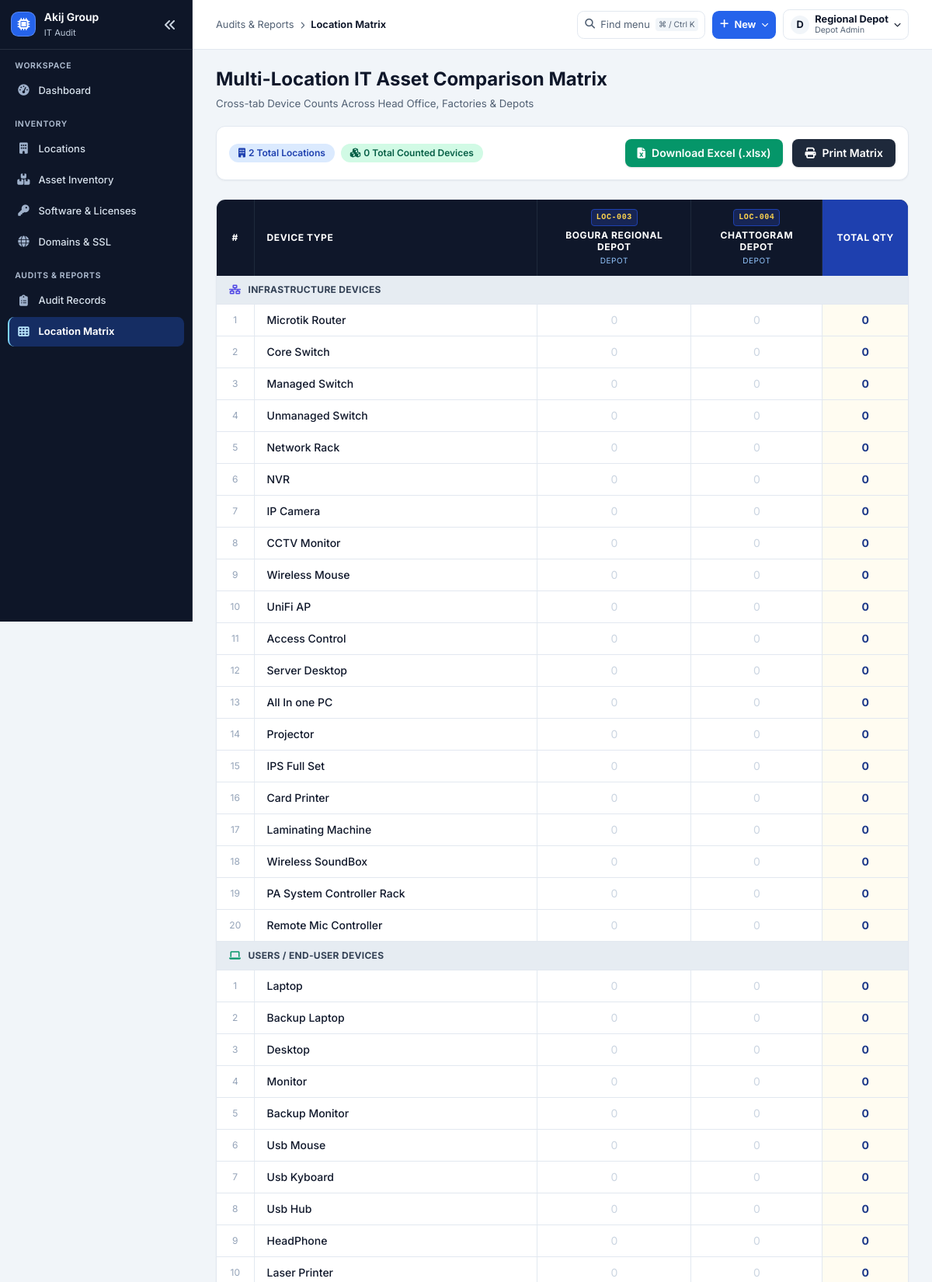
The app's page /matrix/ (signed in, upper part) with its own data.
### apps/locations/models.py (models this page shows, shortened)
class Location(TimeStampedModel):
    LOCATION_TYPES = (
        ('HEAD_OFFICE', 'Head Office'),
        ('FACTORY', 'Factory'),
        ('WAREHOUSE', 'Warehouse'),
        ('DEPOT', 'Depot'),
        ('BRANCH', 'Branch'),
    )
    DIVISION_CHOICES = (
        ('Dhaka', 'Dhaka'),
        ('Chattogram', 'Chattogram'),
        ('Sylhet', 'Sylhet'),
        ('Rajshahi', 'Rajshahi'),
        ('Khulna', 'Khulna'),
        ('Barishal', 'Barishal'),
        ('Rangpur', 'Rangpur'),
        ('Mymensingh', 'Mymensingh'),
    )
    company = models.ForeignKey(Company, on_delete=models.CASCADE, related_name='locations')
    location_id = models.CharField(max_length=30, unique=True, null=True, blank=True, verbose_name="Location ID", db_index=True)
    name = models.CharField(max_length=150, verbose_name="Location Name")
    code = models.CharField(max_length=50, unique=True, verbose_name="Location Code")
    location_type = models.CharField(max_length=20, choices=LOCATION_TYPES, default='FACTORY', verbose_name="Location Type")
    address = models.TextField(blank=True, null=True, verbose_name="Address")
    city = models.CharField(max_length=100, blank=True, null=True, verbose_name="City")
    division = models.CharField(max_length=50, choices=DIVISION_CHOICES, blank=True, null=True, verbose_name="Division")
    parent_location = models.ForeignKey('self', on_delete=models.SET_NULL, null=True, blank=True, related_name='sub_locations', verbose_name="Parent Location")
    contact_person = models.CharField(max_length=120, blank=True, null=True, verbose_name="Contact Person")
    contact_number = models.CharField(max_length=50, blank=True, null=True, verbose_name="Contact Number")
    description = models.TextField(blank=True, null=True, verbose_name="Description")
    class Meta:
        ordering = ['location_type', 'name']
    @property
    def in_charge_name(self):
        return self.contact_person or ""
    @property
    def in_charge_phone(self):
        return self.contact_number or ""

### apps/devices/models.py (models this page shows, shortened)
class DeviceCategory(TimeStampedModel):
    CATEGORY_KEYS = (
        ('INFRASTRUCTURE', 'Infrastructure'),
        ('USERS', 'Users / End-User Devices'),
        ('LOGICAL', 'Software & Logical Assets'),
    )
    code = models.CharField(max_length=40, choices=CATEGORY_KEYS, unique=True)
    name = models.CharField(max_length=100)
    order = models.PositiveIntegerField(default=1)
    class Meta:
        verbose_name_plural = "Device Categories"
        ordering = ['order', 'name']

class DeviceType(TimeStampedModel):
    category = models.ForeignKey(DeviceCategory, on_delete=models.CASCADE, related_name='devices')
    name = models.CharField(max_length=120)
    tag_category_code = models.CharField(max_length=4, choices=TAG_CATEGORY_CHOICES, blank=True)
    order = models.PositiveIntegerField(default=1)
    is_count_only = models.BooleanField(default=False, help_text="False for individual asset tracking")
    remarks = models.CharField(max_length=255, blank=True, null=True)
    class Meta:
        ordering = ['category__order', 'order', 'name']
        unique_together = ('category', 'name')

### apps/reports/views.py (the view, shortened to what this page needs)
# urls.py: path('matrix/', matrix_view, name='matrix'),
@roles_required(*DASHBOARD_ROUTES)
def matrix_view(request):
    locations = visible_locations(request.user).order_by('location_type', 'name')
    categories = DeviceCategory.objects.prefetch_related('devices').all().order_by('order')
    items = AuditItem.objects.filter(audit_session__location__in=locations).select_related('audit_session__location', 'device_type')
    matrix = {}
    loc_totals = {loc.id: 0 for loc in locations}
    grand_total = 0
    category_data = []
    for cat in categories:
        dev_list = []
        for dev in cat.devices.all():
            counts = [matrix.get(dev.id, {}).get(loc.id, 0) for loc in locations]
            row_total = sum(counts)
            dev_list.append({
                'device': dev,
                'counts': counts,
                'total': row_total
            })
        category_data.append({
            'category': cat,
            'devices': dev_list
        })
    context = {
        'locations': locations,
        'category_data': category_data,
        'loc_totals': [loc_totals[loc.id] for loc in locations],
        'grand_total': grand_total,
    }
    return render(request, 'reports/matrix.html', context)

### apps/accounts/access.py (called while the page is built)
def role_for(user):
    if not user.is_authenticated or not user.is_active:
        return None
    if user.is_superuser:
        return Role.SUPER_ADMIN
    profile = getattr(user, 'profile', None)
    if profile and profile.is_active:
        base_role = profile.custom_role.base_role if profile.custom_role_id else profile.role
        if base_role in (Role.HO_ADMIN, *LOCAL_TYPES):
            return base_role
    return Role.PENDING

def roles_required(*roles):
    def decorate(view):
        @login_required
        @wraps(view)
        def checked(request, *args, **kwargs):
            if role_for(request.user) not in roles:
                raise PermissionDenied
            return view(request, *args, **kwargs)
        return checked
    return decorate

def visible_locations(user):
    role = role_for(user)
    if role in CENTRAL_ROLES:
        return Location.objects.all()
    if role in LOCAL_TYPES:
        return user.profile.assigned_locations.filter(location_type=LOCAL_TYPES[role])
    return Location.objects.none()

### apps/accounts/administration.py (called while the page is built)
def navigation(request):
    role = role_for(request.user)
    label = Role(role).label if role else ''
    if role in (Role.HO_ADMIN, *LOCAL_TYPES) and request.user.profile.custom_role_id:
        label = request.user.profile.role_label
    return {
        'portal': request_preferences(request),
        'can_administrate': role in CENTRAL_ROLES,
        'has_operational_access': role in DASHBOARD_ROUTES,
        'administration_role': label,
        **portal_navigation(request, role),
    }

### apps/common/models.py (called while the page is built)
    @classmethod
    def current(cls):
        return cls.objects.filter(pk=1).first() or cls(pk=1)

### apps/common/preferences.py (called while the page is built)
def preferences(config=None):
    config = config if config is not None else SystemSettings.current()
    return {
        **DEFAULTS,
        **config.options,
        'support_email': config.support_email,
        'session_minutes': config.session_minutes,
        'user_page_size': config.user_page_size,
        'activity_page_size': config.activity_page_size,
    }

def request_preferences(request):
    if not hasattr(request, 'system_preferences'):
        request.system_preferences = preferences()
    return request.system_preferences

### templates/reports/matrix.html (shortened to what this page needs)
{% extends 'base.html' %}
{% block header_title %}Multi-Location IT Asset Comparison Matrix{% endblock %}
{% block header_subtitle %}Cross-tab Device Counts Across Head Office, Factories & Depots{% endblock %}
{% block content %}
<div class="space-y-6">
    <div class="bg-white p-4 rounded-xl border border-slate-200 shadow-sm flex items-center justify-between">
        <div class="flex items-center space-x-2">
            <span class="inline-flex items-center px-3 py-1 rounded-full text-xs font-semibold bg-blue-100 text-blue-800">
                <i class="fa-solid fa-building mr-1"></i> {{ locations|length }} Total Locations
            </span>
            <span class="inline-flex items-center px-3 py-1 rounded-full text-xs font-semibold bg-emerald-100 text-emerald-800">
                <i class="fa-solid fa-cubes mr-1"></i> {{ grand_total }} Total Counted Devices
            </span>
        </div>
        <div class="flex items-center space-x-3">
            <a href="{% url 'export_excel_matrix' %}" class="inline-flex items-center space-x-2 bg-emerald-600 hover:bg-emerald-700 text-white text-sm font-semibold px-4 py-2 rounded-lg shadow transition">
                <i class="fa-solid fa-file-excel"></i>
                <span>Download Excel (.xlsx)</span>
            </a>
            <button onclick="window.print()" class="inline-flex items-center space-x-2 bg-slate-800 hover:bg-slate-900 text-white text-sm font-semibold px-4 py-2 rounded-lg shadow transition">
                <i class="fa-solid fa-print"></i>
                <span>Print Matrix</span>
            </button>
        </div>
    </div>
    <div class="bg-white rounded-xl border border-slate-200 shadow-sm overflow-hidden">
        <div class="overflow-x-auto">
            <table class="w-full text-left border-collapse text-sm">
                <thead>
                    <tr class="bg-slate-900 text-white font-semibold text-xs uppercase tracking-wider">
                        <th class="px-4 py-3.5 border-r border-slate-800 w-12 text-center">#</th>
                        <th class="px-4 py-3.5 border-r border-slate-800 min-w-[200px]">Device Type</th>
                        {% for loc in locations %}
                        <th class="px-4 py-3 border-r border-slate-800 text-center min-w-[130px]">
                            <span class="inline-block bg-blue-950 text-[10px] text-amber-300 font-mono font-bold px-1.5 py-0.5 rounded border border-blue-800 mb-1">{{ loc.location_id }}</span>
                            <span class="block text-white font-bold leading-tight">{{ loc.name }}</span>
                            <span class="block text-[10px] text-blue-300 font-normal mt-0.5">{{ loc.get_location_type_display }}</span>
                        </th>
                        {% endfor %}
                        <th class="px-4 py-3.5 bg-blue-800 text-white text-center font-bold min-w-[110px]">
                            Total Qty
                        </th>
                    </tr>
                </thead>
                <tbody class="divide-y divide-slate-200">
                    {% for cat_data in category_data %}
                    <tr class="bg-slate-100 font-bold text-slate-800 text-xs">
                        <td colspan="{{ locations|length|add:3 }}" class="px-4 py-2.5 uppercase tracking-wide bg-slate-200/70 text-slate-700">
                            <i class="fa-solid {% if cat_data.category.code == 'INFRASTRUCTURE' %}fa-network-wired text-indigo-600{% else %}fa-laptop text-emerald-600{% endif %} mr-1.5"></i>
                            {{ cat_data.category.name }}
                        </td>
                    </tr>
                    {% for item in cat_data.devices %}
                    <tr class="hover:bg-blue-50/40 transition">
                        <td class="px-4 py-2.5 text-center text-slate-400 text-xs border-r border-slate-200">{{ forloop.counter }}</td>
                        <td class="px-4 py-2.5 font-medium text-slate-900 border-r border-slate-200">{{ item.device.name }}</td>
                        {% for count in item.counts %}
                        <td class="px-4 py-2.5 text-center border-r border-slate-200 {% if count > 0 %}font-bold text-slate-900 bg-slate-50/50{% else %}text-slate-300{% endif %}">
                            {{ count }}
                        </td>
                        {% endfor %}
                        <td class="px-4 py-2.5 text-center font-bold text-blue-900 bg-amber-50/70 border-l border-slate-200">
                            {{ item.total }}
                        </td>
                    </tr>
                    {% endfor %}
                    {% endfor %}
                </tbody>
            </table>
        </div>
    </div>
</div>
{% endblock %}

### templates/navigation/actions.html (shortened to what this page needs)
<div class="portal-toolbar-actions">
    {% if nav_sections %}
    <button type="button" class="portal-quick-button" data-open-command aria-label="Find in navigation" aria-keyshortcuts="Control+k Meta+k">
        <i class="fa-solid fa-magnifying-glass" aria-hidden="true"></i>
        <span>Find menu</span><kbd>⌘ / Ctrl K</kbd>
    </button>
    <details class="portal-popover">
        <summary class="portal-create-button"><i class="fa-solid fa-plus" aria-hidden="true"></i><span>New</span><i class="fa-solid fa-chevron-down portal-chevron" aria-hidden="true"></i></summary>
    </details>
    {% endif %}
    {% if request.user.is_authenticated %}
    <details class="portal-popover">
        <summary class="portal-account-button" aria-label="Account menu">
            <span class="portal-avatar" aria-hidden="true">{{ request.user.username|slice:':1'|upper }}</span>
            <span class="portal-account-label"><strong>{{ request.user.get_short_name|default:request.user.username }}</strong><small>{{ administration_role|default:'User' }}</small></span>
            <i class="fa-solid fa-chevron-down portal-chevron" aria-hidden="true"></i>
        </summary>
    </details>
    {% endif %}
</div>

### static/css/portal-preferences.css (style rules this page uses)
:root { --portal-primary: #2563eb; --portal-secondary: #0f172a; }

### static/css/portal-shell.css (style rules this page uses)
.portal-shell { --shell-surface: #fff; --shell-text: #0f172a; --shell-muted: #526174; --shell-border: #e2e8f0; --shell-hover: #f1f5f9; --shell-gutter: clamp(1rem, 2.5vw, 2rem); --sidebar-width: 15.5rem; display: flex; align-items: stretch; }
.portal-shell :is(a, button, input, summary):focus-visible { outline: 2px solid #38bdf8; outline-offset: 2px; }
.portal-toolbar-actions { display: flex; align-items: center; gap: .55rem; flex-shrink: 0; }
.portal-quick-button, .portal-create-button, .portal-account-button { display: inline-flex; align-items: center; gap: .45rem; min-height: 2.25rem; padding: .35rem .55rem; border: 1px solid var(--shell-border); border-radius: .54rem; font-size: .8rem; color: var(--shell-text); white-space: nowrap; }
.portal-quick-button { color: var(--shell-muted); }
.portal-quick-button kbd { font-family: inherit; font-size: .64rem; padding: .06rem .25rem; border-radius: .25rem; color: var(--shell-muted); background: var(--shell-hover); }
.portal-create-button, .portal-account-button { cursor: pointer; list-style: none; }
.portal-create-button { background: var(--portal-primary); color: white; border-color: transparent; font-weight: 650; }
.portal-chevron { font-size: .57rem; }
.portal-avatar { width: 1.5rem; height: 1.5rem; display: grid; place-items: center; background: var(--shell-hover); color: var(--shell-text); border-radius: 50%; font-weight: 700; }
.portal-account-label { display: grid; max-width: 8rem; line-height: 1.15; text-align: start; }
.portal-account-label :is(strong, small) { overflow: hidden; text-overflow: ellipsis; }
.portal-account-label small { color: var(--shell-muted); font-size: .65rem; }
.portal-popover { position: relative; }

### templates/base.html (style rules this page uses)
body { font-family: 'Inter', sans-serif; }

### records on screen
Location: location_id "LOC-003", name "BOGURA REGIONAL DEPOT", location_type "DEPOT"
Location: location_id "LOC-004", name "CHATTOGRAM DEPOT", location_type "DEPOT"
DeviceCategory: category.name "INFRASTRUCTURE DEVICES"
DeviceType: device.name "Microtik Router", counts "0" "0", total "0"
DeviceType: device.name "Core Switch", counts "0" "0", total "0"
DeviceType: device.name "Managed Switch", counts "0" "0", total "0"
DeviceType: device.name "Unmanaged Switch", counts "0" "0", total "0"
DeviceType: device.name "Network Rack", counts "0" "0", total "0"
DeviceType: device.name "NVR", counts "0" "0", total "0"
DeviceType: device.name "IP Camera", counts "0" "0", total "0"
DeviceType: device.name "CCTV Monitor", counts "0" "0", total "0"
DeviceType: device.name "Wireless Mouse", counts "0" "0", total "0"
DeviceType: device.name "UniFi AP", counts "0" "0", total "0"
DeviceType: device.name "Access Control", counts "0" "0", total "0"
DeviceType: device.name "Server Desktop", counts "0" "0", total "0"
DeviceType: device.name "All In one PC", counts "0" "0", total "0"
DeviceType: device.name "Projector", counts "0" "0", total "0"
DeviceType: device.name "IPS Full Set", counts "0" "0", total "0"
DeviceType: device.name "Card Printer", counts "0" "0", total "0"
DeviceType: device.name "Laminating Machine", counts "0" "0", total "0"
DeviceType: device.name "Wireless SoundBox", counts "0" "0", total "0"
DeviceType: device.name "PA System Controller Rack", counts "0" "0", total "0"
DeviceType: device.name "Remote Mic Controller", counts "0" "0", total "0"
DeviceCategory: category.name "USERS / END-USER DEVICES"
DeviceType: device.name "Laptop", counts "0" "0", total "0"
DeviceType: device.name "Backup Laptop", counts "0" "0", total "0"
DeviceType: device.name "Desktop", counts "0" "0", total "0"
DeviceType: device.name "Monitor", counts "0" "0", total "0"
DeviceType: device.name "Backup Monitor", counts "0" "0", total "0"
DeviceType: device.name "Usb Mouse", counts "0" "0", total "0"
DeviceType: device.name "Usb Kyboard", counts "0" "0", total "0"
DeviceType: device.name "Usb Hub", counts "0" "0", total "0"
DeviceType: device.name "HeadPhone", counts "0" "0", total "0"
DeviceType: device.name "Laser Printer", counts "0" "0", total "0"

### other values on screen
{{ portal.group_name|default:portal.organization_name }} "Akij Group"
{{ portal.application_short_name }} "IT Audit"
{{ group.label }} "WORKSPACE" "INVENTORY" "AUDITS & REPORTS"
{{ link.label }} "Dashboard" "Locations" "Asset Inventory" "Software & Licenses" "Domains & SSL" "Audit Records" "Location Matrix"
{{ nav_current.group }} "Audits & Reports"
{{ nav_current.label }} "Location Matrix"
{{ request.user.username|slice:':1'|upper }} "D"
{{ request.user.get_short_name|default:request.user.username }} "Regional Depot"
{{ administration_role|default:'User' }} "Depot Admin"
{{ locations|length }} "2"
{{ grand_total }} "0"
